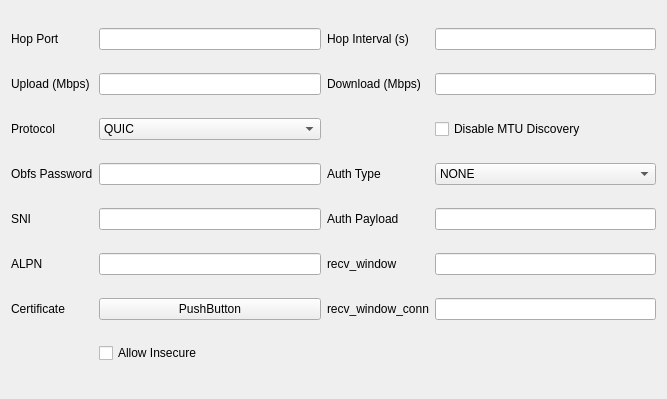
<?xml version="1.0" encoding="UTF-8"?>
<ui version="4.0">
 <class>EditHysteria</class>
 <widget class="QWidget" name="EditHysteria">
  <property name="geometry">
   <rect>
    <x>0</x>
    <y>0</y>
    <width>667</width>
    <height>399</height>
   </rect>
  </property>
  <property name="windowTitle">
   <string notr="true">EditHysteria</string>
  </property>
  <layout class="QGridLayout" name="gridLayout_2">
   <item row="0" column="3">
    <widget class="MyLineEdit" name="hopInterval"/>
   </item>
   <item row="2" column="0">
    <widget class="QLabel" name="label">
     <property name="text">
      <string>Upload (Mbps)</string>
     </property>
    </widget>
   </item>
   <item row="0" column="1">
    <widget class="MyLineEdit" name="hopPort"/>
   </item>
   <item row="0" column="0">
    <widget class="QLabel" name="label_10">
     <property name="text">
      <string>Hop Port</string>
     </property>
    </widget>
   </item>
   <item row="2" column="1">
    <widget class="MyLineEdit" name="uploadMbps"/>
   </item>
   <item row="5" column="1">
    <layout class="QHBoxLayout" name="horizontalLayout_2">
     <item>
      <widget class="MyLineEdit" name="obfsPassword"/>
     </item>
    </layout>
   </item>
   <item row="12" column="1">
    <layout class="QHBoxLayout" name="horizontalLayout">
     <item>
      <widget class="QPushButton" name="certificate">
       <property name="text">
        <string notr="true">PushButton</string>
       </property>
      </widget>
     </item>
    </layout>
   </item>
   <item row="0" column="2">
    <widget class="QLabel" name="label_11">
     <property name="text">
      <string>Hop Interval (s)</string>
     </property>
    </widget>
   </item>
   <item row="10" column="2">
    <widget class="QLabel" name="label_12">
     <property name="text">
      <string notr="true">recv_window</string>
     </property>
    </widget>
   </item>
   <item row="10" column="3">
    <widget class="MyLineEdit" name="streamReceiveWindow"/>
   </item>
   <item row="12" column="2">
    <widget class="QLabel" name="label_13">
     <property name="text">
      <string notr="true">recv_window_conn</string>
     </property>
    </widget>
   </item>
   <item row="12" column="3">
    <widget class="MyLineEdit" name="connectionReceiveWindow"/>
   </item>
   <item row="2" column="2">
    <widget class="QLabel" name="label_2">
     <property name="text">
      <string>Download (Mbps)</string>
     </property>
    </widget>
   </item>
   <item row="2" column="3">
    <widget class="MyLineEdit" name="downloadMbps"/>
   </item>
   <item row="3" column="0">
    <widget class="QLabel" name="label_3">
     <property name="text">
      <string>Protocol</string>
     </property>
    </widget>
   </item>
   <item row="3" column="1">
    <widget class="QComboBox" name="protocol">
     <item>
      <property name="text">
       <string notr="true">QUIC</string>
      </property>
     </item>
     <item>
      <property name="text">
       <string notr="true">FakeTCP</string>
      </property>
     </item>
     <item>
      <property name="text">
       <string notr="true">wechat-video</string>
      </property>
     </item>
    </widget>
   </item>
   <item row="3" column="3">
    <widget class="QCheckBox" name="disableMtuDiscovery">
     <property name="sizePolicy">
      <sizepolicy hsizetype="Maximum" vsizetype="Fixed">
       <horstretch>0</horstretch>
       <verstretch>0</verstretch>
      </sizepolicy>
     </property>
     <property name="text">
      <string>Disable MTU Discovery</string>
     </property>
    </widget>
   </item>
   <item row="5" column="0">
    <widget class="QLabel" name="label_4">
     <property name="text">
      <string>Obfs Password</string>
     </property>
    </widget>
   </item>
   <item row="7" column="0">
    <widget class="QLabel" name="label_6">
     <property name="text">
      <string>SNI</string>
     </property>
    </widget>
   </item>
   <item row="7" column="1">
    <widget class="MyLineEdit" name="sni"/>
   </item>
   <item row="10" column="0">
    <widget class="QLabel" name="label_5">
     <property name="toolTip">
      <string notr="true">Only 1 value</string>
     </property>
     <property name="text">
      <string notr="true">ALPN</string>
     </property>
    </widget>
   </item>
   <item row="10" column="1">
    <widget class="MyLineEdit" name="alpn"/>
   </item>
   <item row="12" column="0">
    <widget class="QLabel" name="label_7">
     <property name="text">
      <string>Certificate</string>
     </property>
    </widget>
   </item>
   <item row="13" column="1">
    <widget class="QCheckBox" name="allowInsecure">
     <property name="text">
      <string>Allow Insecure</string>
     </property>
    </widget>
   </item>
   <item row="7" column="2">
    <widget class="QLabel" name="label_9">
     <property name="text">
      <string>Auth Payload</string>
     </property>
    </widget>
   </item>
   <item row="7" column="3">
    <widget class="MyLineEdit" name="authPayload"/>
   </item>
   <item row="5" column="2">
    <widget class="QLabel" name="label_8">
     <property name="text">
      <string>Auth Type</string>
     </property>
    </widget>
   </item>
   <item row="5" column="3">
    <widget class="QComboBox" name="authPayloadType">
     <item>
      <property name="text">
       <string notr="true">NONE</string>
      </property>
     </item>
     <item>
      <property name="text">
       <string notr="true">STRING</string>
      </property>
     </item>
     <item>
      <property name="text">
       <string notr="true">BASE64</string>
      </property>
     </item>
    </widget>
   </item>
  </layout>
 </widget>
 <customwidgets>
  <customwidget>
   <class>MyLineEdit</class>
   <extends>QLineEdit</extends>
   <header>ui/widget/MyLineEdit.h</header>
  </customwidget>
 </customwidgets>
 <tabstops>
  <tabstop>uploadMbps</tabstop>
 </tabstops>
 <resources/>
 <connections/>
</ui>
